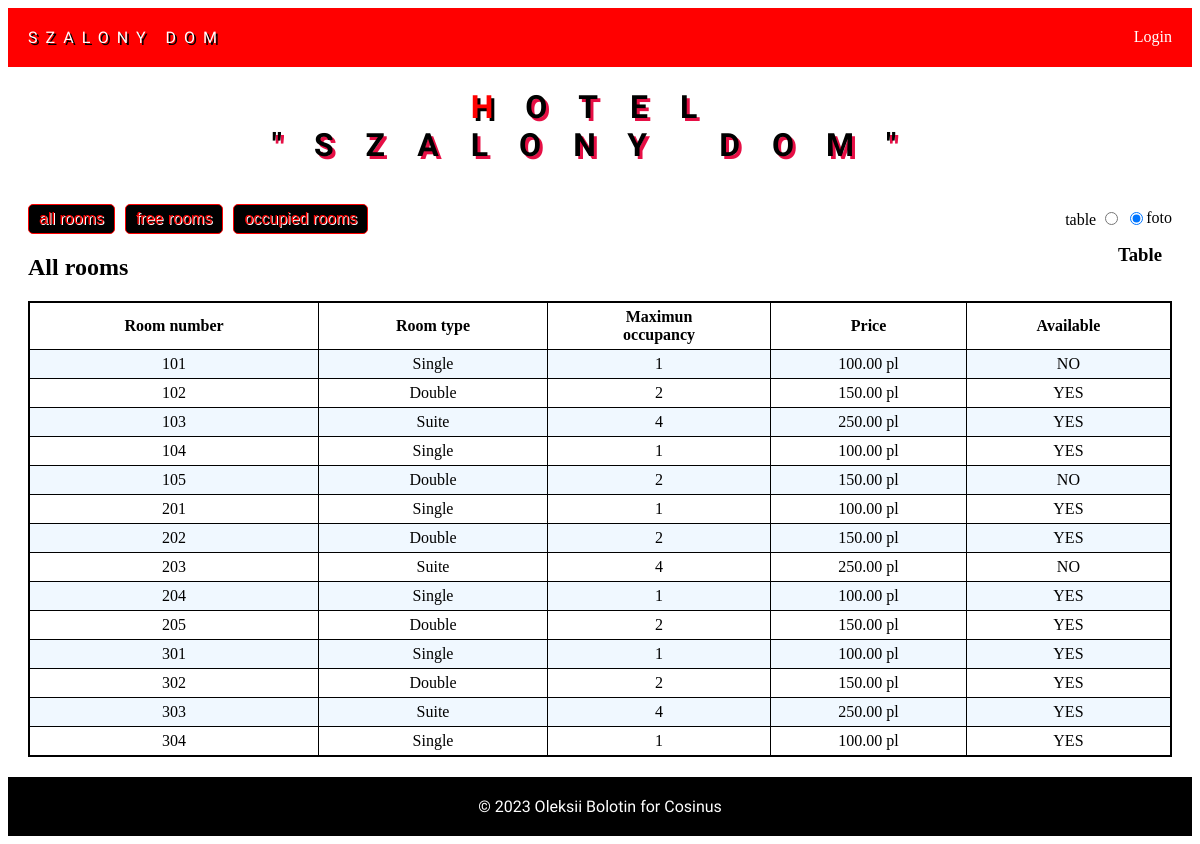
The page / on the database its author committed.
### tables this page shows
CREATE TABLE Room (
    room_number INT NOT NULL,
    room_type VARCHAR(50) NOT NULL,
    room_price DECIMAL(10, 2) NOT NULL,
    max_occupancy INT NOT NULL,
    available BOOLEAN NOT NULL,
    floor INT NOT NULL,
    img VARCHAR(350) NOT NULL,
    PRIMARY KEY (room_number)
);

### index.php (the view, shortened to what this page needs)
<!DOCTYPE html>
<html lang="pl">
<head>
    <link rel="stylesheet" href="style.css">
  </head>
  <body>
    <header>
    <a href="index.php" class="logo">Szalony dom</a>
    <a href="login.php" class="login"><span>Login</span></a>
    </header>
    <main>
    <h1>hotel</br>"Szalony dom"</h1>
    <?php
		$servername = "localhost";
		$username = "root";
		$password = "";
		$dbname = "hotel";
		$conn = mysqli_connect($servername, $username, $password, $dbname);
    if (isset($_POST['available'])) {
        switch ($_POST['available']) {
        case '0':
            $sql = "SELECT * FROM Room";
            $str="All rooms";
            break;
        case '1':
            $sql = "SELECT * FROM Room WHERE available = TRUE";
            $str="Free rooms";
            break;
        case '2':
            $sql = "SELECT * FROM Room WHERE available = FALSE";
          $str="Occupied rooms";
            break;
            default:
            $sql = "SELECT * FROM Room";
            $str="All rooms";
    }
}else{
   $sql = "SELECT * FROM Room";
            $str="All rooms";
}
$result = mysqli_query($conn, $sql);
		if (mysqli_num_rows($result) >
    0) {
   echo " <section class='main'>
<div class='view'>
  <h2>$str</h2>";
  if (isset($_POST['view'])) {
     $view=$_POST['view']; }  else $view='true';
        if ($view=='true') {
           echo "<h3>Table</h3></div>";
   echo "<table>";
          echo "<tr>
        <th>Room number</th>
        <th>Room type</th>
        <th>Maximun</br>occupancy</th>
        <th>Price</th>
        <th>Available</th>
      </tr>";
       while ($row = mysqli_fetch_assoc($result)) {
        $a = $row["available"] ? 'YES' : 'NO';
         echo "
      <tr>
        <td>" . $row["room_number"] . "</td>
        <td>" . $row["room_type"] . "</td>
        <td>" . $row["max_occupancy"] . "</td>
        <td>" . $row["room_price"] . " pl</td>
        <td>" . $a . "</td>
      </tr> ";
     }
       echo "</table>";
    }
}
     ?>
           <form class="index__form" method="POST">
        <div class="avilable">
 <button name="available" type="submit" value="0">all rooms</button>
 <button name="available" type="submit" value="1">free rooms</button>
 <button name="available" type="submit" value="2">occupied rooms</button>
</div>
 <div class="view">
  <label> table
    <?php
    if ($_SESSION["v"]==='true'){
echo '<input type="radio" name="view" value="true" checked>
  <input type="radio" name="view" value="false">';
    }else{
      echo '<input type="radio" name="view" value="true">
  <input type="radio" name="view" value="false" checked>';
    }
  ?>
  </label>foto
 </div>
</form>
</section>
</main>
<footer>
  © 2023 Oleksii Bolotin for Cosinus
</footer>
  </body>
</html>

### style.css (style rules this page uses)
* { transition: all 0.2s linear; }
button, a, label, input[type="radio"] { cursor: pointer; }
a { text-decoration: none; }
header { padding: 20px 0; background-color: red; display: flex; justify-content: space-between; }
h1 { text-align: center; text-transform: uppercase; font-family: "Indie Flower"; font-size: 2em; letter-spacing: 1em; text-shadow: 3px 3px rgba(230, 15, 69, 1); margin-bottom: 40px; }
.logo { padding-left: 20px; font-size: 1em; letter-spacing: 0.5em; text-shadow: 2px 2px black; color: white; text-transform: uppercase; font-family: "Indie Flower"; }
.login { padding-right: 20px; font-size: 1em; color: white; }
table { border: 2px solid black; border-collapse: collapse; }
td, th { border: 1px solid black; border-collapse: collapse; padding: 5px 10px; text-align: center; }
tr:nth-of-type(even) { background-color: aliceblue; }
h1::first-letter { color: red; text-shadow: 3px 3px black; }
.main { margin: 0 auto; padding: 0 20px; display: flex; flex-direction: column; }
.index__form { order: -1; display: flex; justify-content: space-between; align-items: center; }
.avilable { display: flex; gap: 10px; }
.avilable button { font-size: 1em; padding: 5px 10px; background-color: black; color: red; border: red 1px solid; border-radius: 5px; text-shadow: 1px 1px white; }
.view { display: flex; justify-content: space-between; }
footer { margin-top: 20px; padding: 20px; background-color: black; color: white; text-align: center; font-size: 1em; font-family: "Indie Flower"; }
h3 { margin: 10px; }

### rows shown on the page
room: room_number "101", room_type "Single", max_occupancy "1", room_price "100.00", available "NO"
room: room_number "102", room_type "Double", max_occupancy "2", room_price "150.00", available "YES"
room: room_number "103", room_type "Suite", max_occupancy "4", room_price "250.00", available "YES"
room: room_number "104", room_type "Single", max_occupancy "1", room_price "100.00", available "YES"
room: room_number "105", room_type "Double", max_occupancy "2", room_price "150.00", available "NO"
room: room_number "201", room_type "Single", max_occupancy "1", room_price "100.00", available "YES"
room: room_number "202", room_type "Double", max_occupancy "2", room_price "150.00", available "YES"
room: room_number "203", room_type "Suite", max_occupancy "4", room_price "250.00", available "NO"
room: room_number "204", room_type "Single", max_occupancy "1", room_price "100.00", available "YES"
room: room_number "205", room_type "Double", max_occupancy "2", room_price "150.00", available "YES"
room: room_number "301", room_type "Single", max_occupancy "1", room_price "100.00", available "YES"
room: room_number "302", room_type "Double", max_occupancy "2", room_price "150.00", available "YES"
room: room_number "303", room_type "Suite", max_occupancy "4", room_price "250.00", available "YES"
room: room_number "304", room_type "Single", max_occupancy "1", room_price "100.00", available "YES"

### other values the page prints
$str "All rooms"
